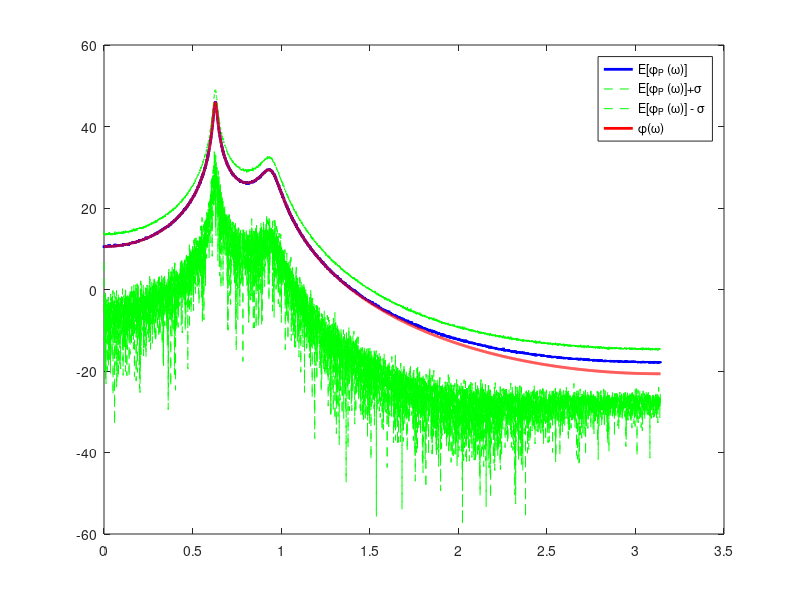

Recreate this plot in MATLAB.
clc
clear all
close all


N = 2^14;
Nrealizations = 1000;

% Filter transfer function H(z) = 1/A(z)
rho1 = 0.99 ;
theta1 = 0.2*pi ;
rho2 = 0.95 ;
theta2 = 0.3*pi ;
a = conv([1 -2*cos(theta1)*rho1 rho1^2 ], [ 1 -2*cos(theta2)*rho2 rho2^2]);
Nfft = N/2;
[H, w] = freqz(1, a, Nfft);
wp = 2*pi*[0:N/2-1]/N;

phip = zeros(Nrealizations, N) ;

for i = 1 : Nrealizations
    e = randn(N,1);
    y = filter(1,a,e);
    % periodogram
    phip(i,:) = (1/N)*abs(fft(y,N)).^2;
end
phipmean = mean(phip);
phipvar = var(phip);

% plot 

plot(wp, 10*log10(phipmean(1:N/2)), 'b', 'LineWidth', 2)
hold on
plot(wp, 10*log10(phipmean(1:N/2)+ sqrt(phipvar(1:N/2))), 'g--')
plot(wp, 10*log10(phipmean(1:N/2) - sqrt(phipvar(1:N/2))), 'g--')
plot(w, 10*log10(abs(H).^2), 'r', 'LineWidth', 2 ) ;
%plot(wp, 10*log10(phip(1,1:N/2)), 'k')
hold off

legend('E[\phi_{P} (\omega)]', 'E[\phi_{P} (\omega)]+\sigma', 'E[\phi_{P} (\omega)] - \sigma', ...
'\phi(\omega)');